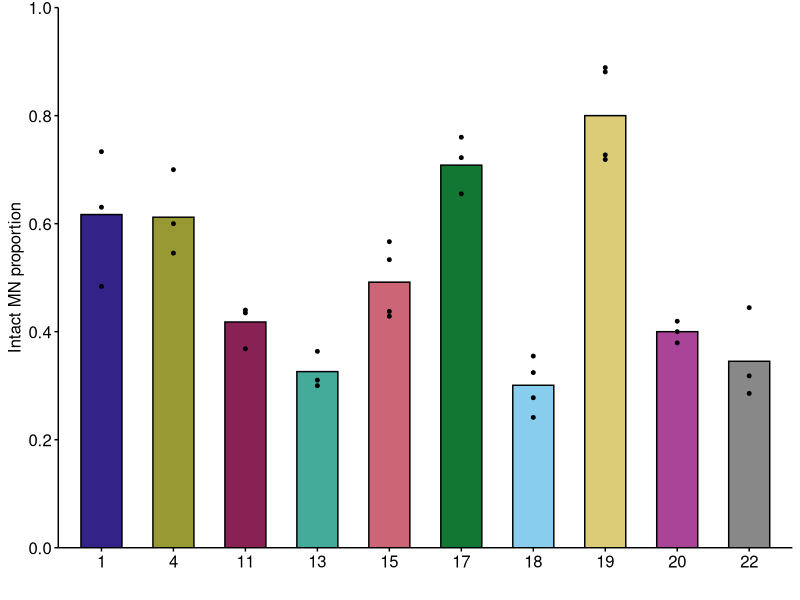
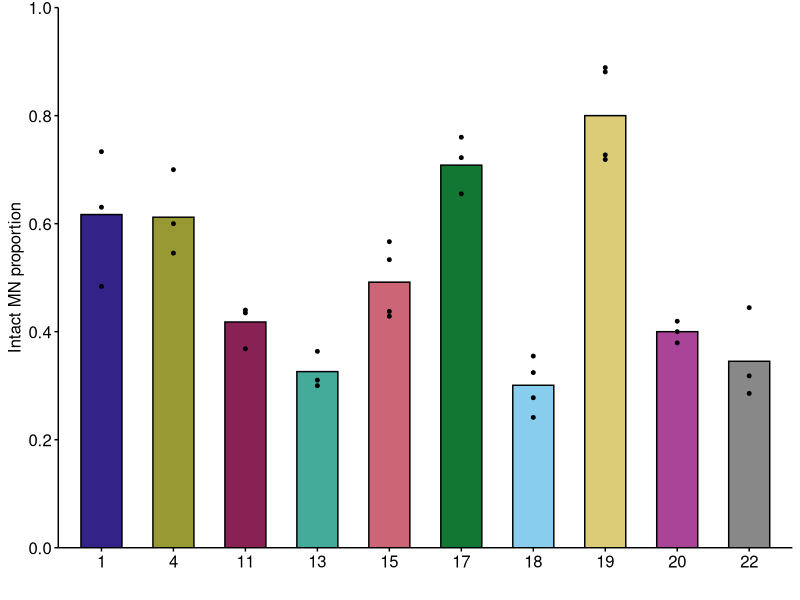

Write R code to recreate these figures, in order.
## ---- chunk 1
require("knitr")
## setting working directory
opts_knit$set(root.dir = "/Users/amammel/Hatch lab projects/mammel_et_al_2021_test/data")
## ---- chunk 2

#Below are the programs that you will need to to run this script. However, you will need to import these programs first using the code:

#install.packages()

#Example > install.packages("knitr")


library(knitr)
library(dplyr)
library(readr)
library(tidyverse)
library(ggplot2)
library(readxl)
## ---- chunk 3

MN_24h <- read_xlsx("RPE1_reversine_24h_MN_data.xlsx", sheet = 1)

MN_24h_pooled <- read_xlsx("RPE1_reversine_24h_MN_data.xlsx", sheet = 2)

## ---- chunk 4

MN_24h$chromosome <- as.character(MN_24h$chromosome)

MN_24h$replicate <- as.character(MN_24h$replicate)

MN_24h_pooled$chromosome <- as.character(MN_24h_pooled$chromosome)
## ---- chunk 5
MN_24h

MN_24h_pooled

## ---- chunk 6
MN_24h_reorder <- MN_24h %>% 
  mutate(chromosome = fct_relevel(chromosome, 
            "1", "4", "11","13", "15", "17", "18", "19", "20", "22"))

MN_24h_pooled_reorder <- MN_24h_pooled %>% 
  mutate(chromosome = fct_relevel(chromosome, 
            "1", "4", "11","13", "15", "17", "18", "19", "20", "22"))
## ---- chunk 7
my_theme <- theme(axis.text.x	= element_text(size=12, color = "black", family = "sans"),
        axis.text.y	= element_text(size=12, color = "black", family = "sans"),
        text=element_text(size = 12, family="sans"),
        axis.ticks= element_line(color = "black"),
        legend.position = "none")

## ---- chunk 8

#1 = "#332288"
#4 = "#999933"
#11 = "#882255"
#13 = "#44AA99"
#15 = "#CC6677"
#17 = "#117733"
#18 = "#88CCEE"
#19 = "#DDCC77"
#20 = "#AA4499"
#22 = "#888888"
## ---- chunk 9

safe_v2 <- c("#332288", "#999933", "#882255", "#44AA99", "#CC6677", "#117733", "#88CCEE", "#DDCC77", "#AA4499","#888888")

## ---- chunk 10

rupture_freq_plot_MN_24h <- ggplot() +
  geom_col(data = MN_24h_pooled_reorder, aes(x = chromosome, y = `percent intact`, fill = chromosome), width = 0.57, 
           color = "black", linesize = 0.5) +
  geom_point(data = MN_24h_reorder, mapping = aes(x = chromosome, y = `percent intact`), size = 1) +
  ylab('Intact MN proportion') +
  xlab('') +
  scale_y_continuous(expand = c(0,0), breaks = seq(0, 1, 0.2), limits = c(0,1)) +
  scale_fill_manual(values = safe_v2) +
  theme_classic() +
  my_theme
  
rupture_freq_plot_MN_24h

## ---- chunk 11
ggsave("RPE1_24hr_rupture_R_V1.png", plot = rupture_freq_plot_MN_24h, height = 3, width = 4, dpi=600)
